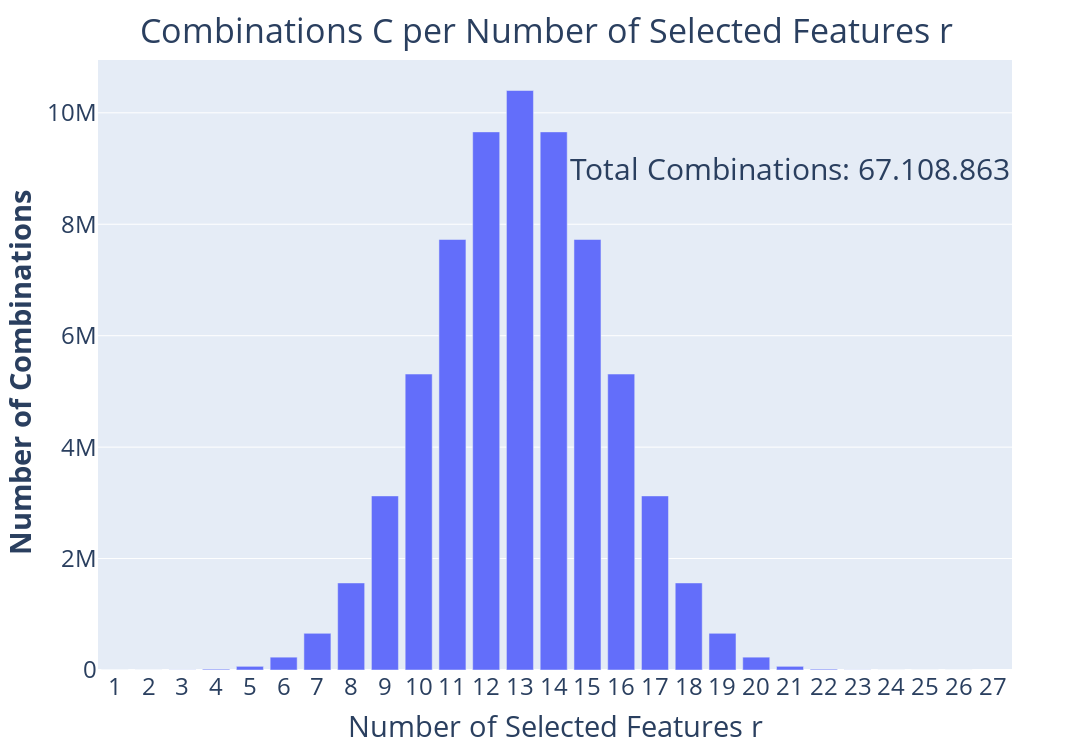

The cell this chart's notebook holds for it:
### Code cell
import plotly.express as px



combdf=pd.DataFrame(fcs,columns=['Number of Combinations'])#.plot.bar()
combdf.index=combdf.index+1

fig = px.bar(combdf)


fig.update_layout(
    title="Combinations C per Number of Selected Features r",
    title_x = .5,
    title_y=.975,
    xaxis_title="<b> Date  </b>",
    yaxis_title="<b>Number of Combinations  </b>",
    width=1500, height=750,
    font=dict(
        #family="Courier New, monospace",
        size=24,
        #color="RebeccaPurple"
    )
)

fig.update_layout(legend=dict(
    title='  ',
    orientation="h",
    yanchor="bottom",
    y=1.07,
    xanchor="right",
    x=1
    )
    )
fig.add_annotation(x='21', y=9000000,
            text=f"Total Combinations: 67.108.863",
            showarrow=False,
            font = dict(size=30)
            )
fig.update_layout(showlegend=False)
fig.update_layout(

    xaxis=dict(
        title='Number of Selected Features r',
        tickmode='linear')
)
fig.show()

### Figure 1 — Plotly figure (JSON) as saved in the notebook; plotly's stock layout.template omitted (floating-point values rounded to 4 significant figures)
{"data": [{"alignmentgroup": "True", "hovertemplate": "variable=Number of Combinations<br>index=%{x}<br>value=%{y}<extra></extra>", "legendgroup": "Number of Combinations", "marker": {"color": "#636efa", "pattern": {"shape": ""}}, "name": "Number of Combinations", "offsetgroup": "Number of Combinations", "orientation": "v", "showlegend": true, "textposition": "auto", "type": "bar", "x": [1, 2, 3, 4, 5, 6, 7, 8, 9, 10, 11, 12, 13, 14, 15, 16, 17, 18, 19, 20, 21, 22, 23, 24, 25, 26], "xaxis": "x", "y": [26, 325, 2600, 14950, 65780, 230230, 657800, 1562275, 3124550, 5311735, 7726160, 9657700, 10400600, 9657700, 7726160, 5311735, 3124550, 1562275, 657800, 230230, 65780, 14950, 2600, 325, 26, 1], "yaxis": "y"}], "layout": {"annotations": [{"font": {"size": 30}, "showarrow": false, "text": "Total Combinations: 67.108.863", "x": "21", "y": 9000000}], "barmode": "relative", "font": {"size": 24}, "height": 750, "legend": {"orientation": "h", "title": {"text": "  "}, "tracegroupgap": 0, "x": 1, "xanchor": "right", "y": 1.07, "yanchor": "bottom"}, "margin": {"t": 60}, "showlegend": false, "title": {"text": "Combinations C per Number of Selected Features r", "x": 0.5, "y": 0.975}, "width": 1500, "xaxis": {"anchor": "y", "domain": [0, 1], "tickmode": "linear", "title": {"text": "Number of Selected Features r"}}, "yaxis": {"anchor": "x", "domain": [0, 1], "title": {"text": "<b>Number of Combinations  </b>"}}}}
